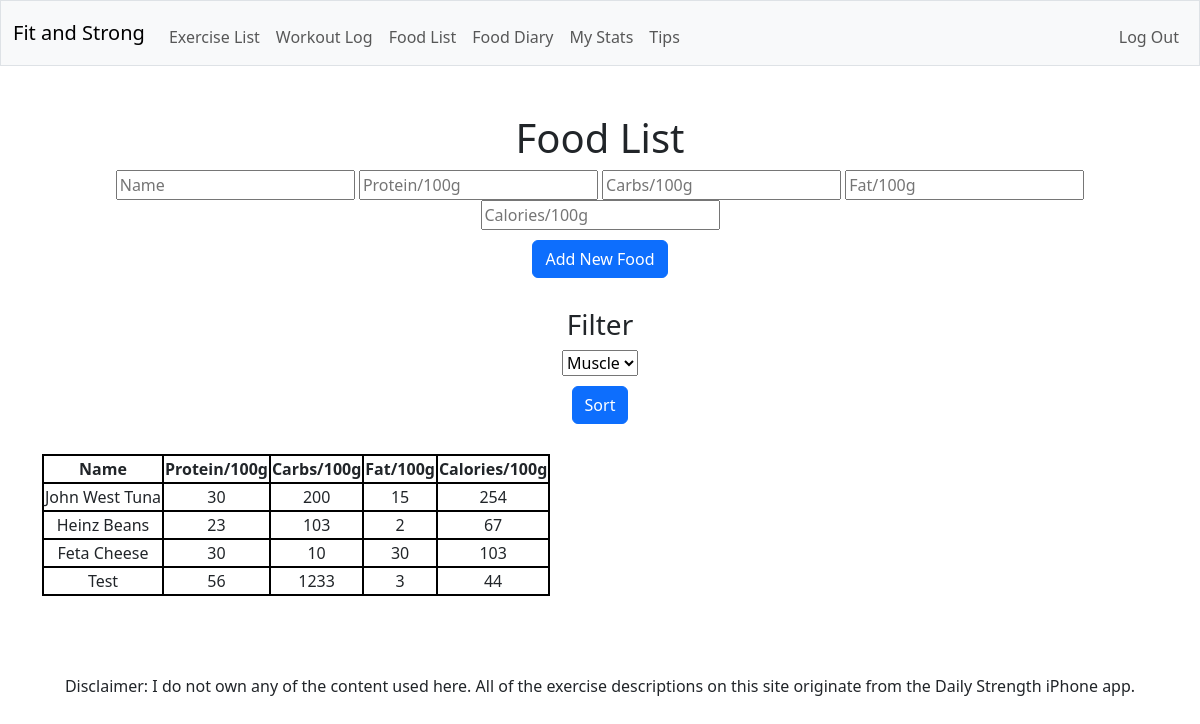
The app's page /foodlist (signed in) with its own data.
### tables this page shows
CREATE TABLE "foods" (
  "id" INTEGER,
  "name" TEXT NOT NULL,
  "protein_per_hundred_grams" INTEGER,
  "carbs_per_hundred_grams" INTEGER,
  "fat_per_hundred_grams" INTEGER,
  "calories_per_hundred_grams" INTEGER,
  PRIMARY KEY("id")
);

### app.py (the view)
@app.route("/foodlist", methods=["GET", "POST"])
@login_required
def foodlist():
    if request.method == "POST":
      name = request.form.get("food-name")
      protein = request.form.get("food-protein")
      carbs = request.form.get("food-carbs")
      fat = request.form.get("food-fat")
      calories = request.form.get("food-calories")
      db.execute(
        """INSERT INTO "foods" ("name", "protein_per_hundred_grams", "carbs_per_hundred_grams", "fat_per_hundred_grams", "calories_per_hundred_grams")
        VALUES (?, ?, ?, ?, ?)""",
        name, protein, carbs, fat, calories
      )
      return redirect("/foodlist")
    else:
      foods = db.execute("SELECT * FROM foods;")
      return render_template("foodlist.html", foods=foods)

### app.py (called while the page is built)
def login_required(f):
    @wraps(f)
    def decorated_function(*args, **kwargs):
        if session.get("user_id") is None:
            return redirect("/login")
        return f(*args, **kwargs)
    return decorated_function

### templates/foodlist.html (shortened to what this page needs)
{% extends "layout.html" %}
{% block main %}
  <h1>Food List</h1>
<form action="/foodlist" method="post">
  <div>
      <input autocomplete="off" autofocus name="food-name" placeholder="Name" type="text">
      <input autocomplete="off" name="food-protein" placeholder="Protein/100g" type="text">
      <input autocomplete="off" name="food-carbs" placeholder="Carbs/100g" type="text">
      <input autocomplete="off" name="food-fat" placeholder="Fat/100g" type="text">
      <input autocomplete="off" name="food-calories" placeholder="Calories/100g" type="text">
  </div>
  <button type="submit" class="btn btn-primary">Add New Food</button>
</form>
<h3>Filter</h3>
<form action="/exerciselist" method="post">
  <div>
      <select name="muscle">
          <option disabled selected value="">Muscle</option>
      </select>
  </div>
  <button type="submit" class="btn btn-primary">Sort</button>
</form>
<table>
    <thead>
        <tr>
            <th>Name</th>
            <th>Protein/100g</th>
            <th>Carbs/100g</th>
            <th>Fat/100g</th>
            <th>Calories/100g</th>
        </tr>
    </thead>
    <tbody>
        {% for food in foods %}
        <tr>
            <td>{{ food.name }}</td>
            <td>{{ food.protein_per_hundred_grams }}</td>
            <td>{{ food.carbs_per_hundred_grams }}</td>
            <td>{{ food.fat_per_hundred_grams }}</td>
            <td>{{ food.calories_per_hundred_grams }}</td>
        </tr>
        {% endfor %}
    </tbody>
</table>
{% endblock %}

### static/style.css (style rules this page uses)
table { border: 2px solid black; margin-top: 30px; margin-bottom: 30px; }
thead { border: 2px solid black; }
tbody { border: 2px solid black; }
th { border: 2px solid black; }
tr { border: 2px solid black; }
td { border: 2px solid black; }
button { margin-top: 10px; }
button, input[type="submit"] { background-color: #d9edff; border: 1px solid transparent; border-radius: 0.25rem; font-size: 0.95rem; font-weight: 400; line-height: 1.5; padding: 0.375rem 0.75rem; text-align: center; transition: color 0.15s ease-in-out, background-color 0.15s ease-in-out, border-color 0.15s ease-in-out, box-shadow 0.15s ease-in-out; vertical-align: middle; }
form { margin-bottom: 30px; }

### records on screen
foods: name "John West Tuna", protein_per_hundred_grams "30", carbs_per_hundred_grams "200", fat_per_hundred_grams "15", calories_per_hundred_grams "254"
foods: name "Heinz Beans", protein_per_hundred_grams "23", carbs_per_hundred_grams "103", fat_per_hundred_grams "2", calories_per_hundred_grams "67"
foods: name "Feta Cheese", protein_per_hundred_grams "30", carbs_per_hundred_grams "10", fat_per_hundred_grams "30", calories_per_hundred_grams "103"
foods: name "Test", protein_per_hundred_grams "56", carbs_per_hundred_grams "1233", fat_per_hundred_grams "3", calories_per_hundred_grams "44"
